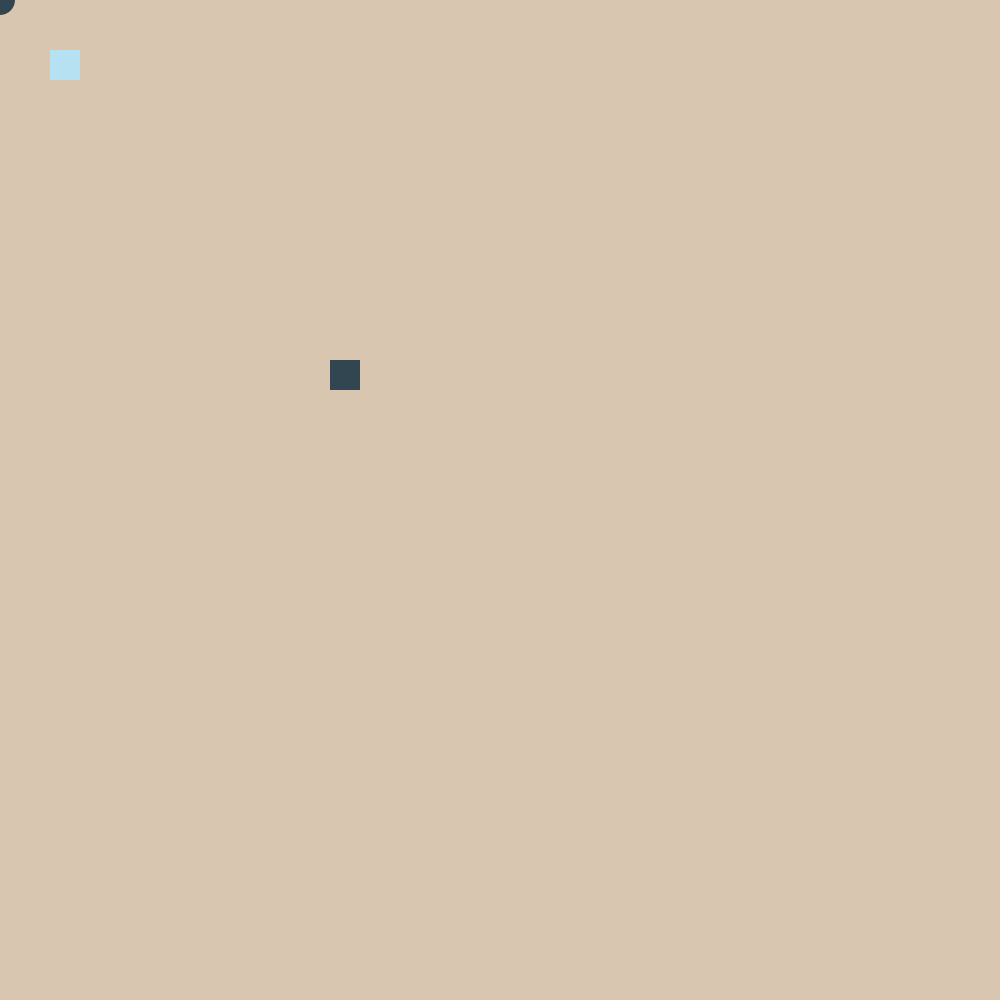
Frame 1 (no input)
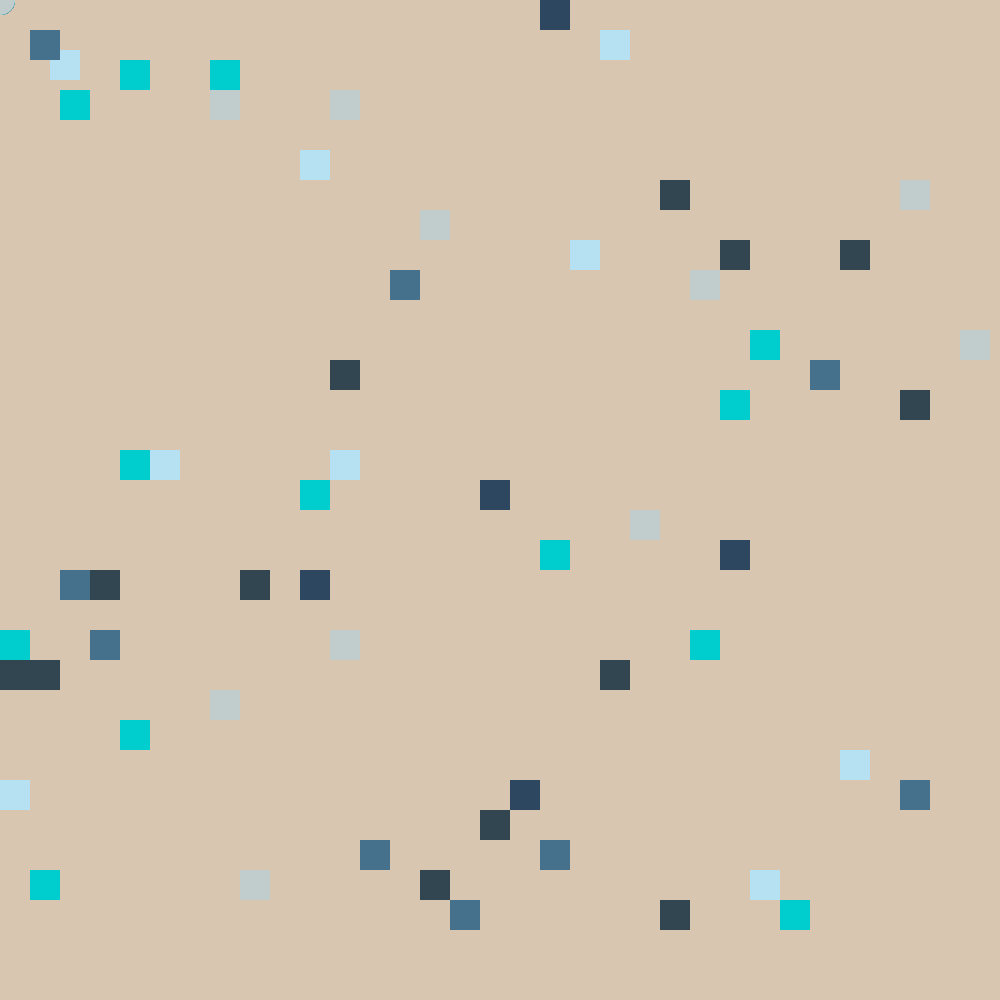
Frame 60 (the mouse pressed at the canvas centre just before this capture)
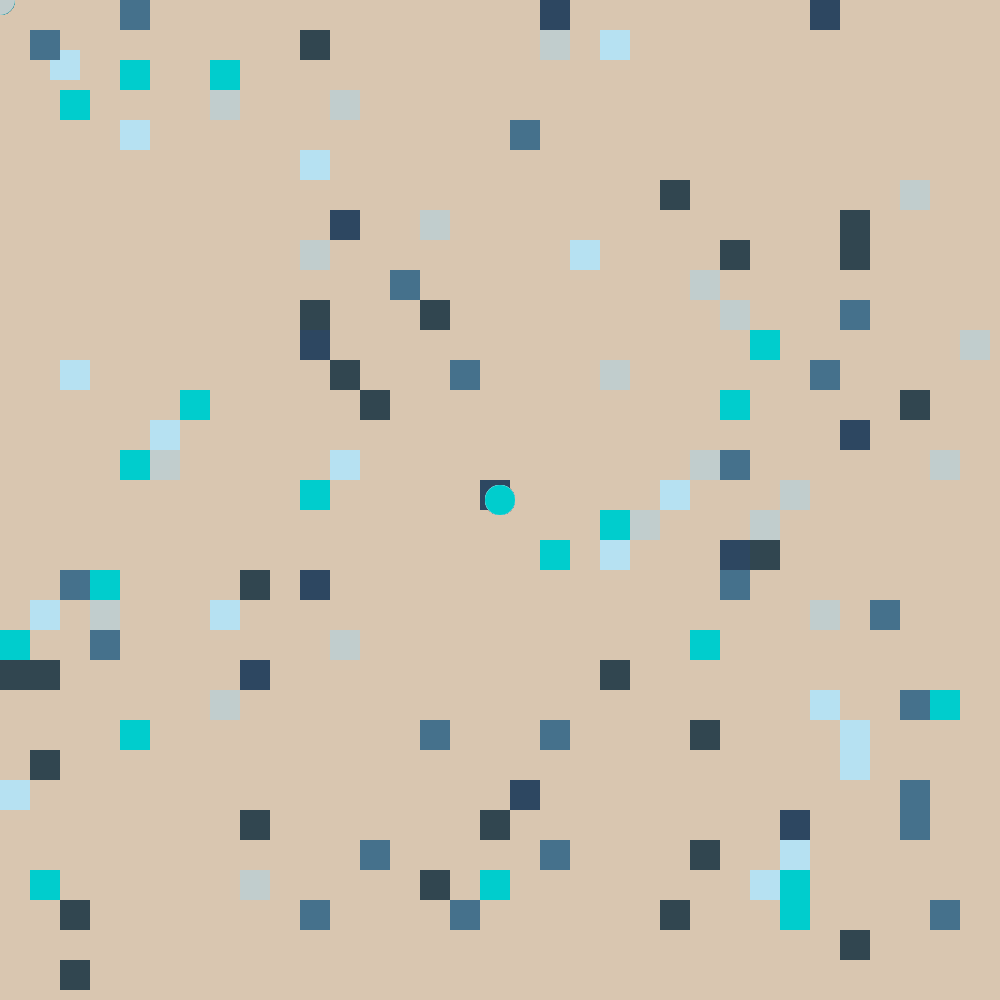
Frame 120 (the mouse held since frame 60 and released just before this capture)

The Processing sketch that drew these frames (run headless with seeded random() and noise(); from frame 60 on, the mouse is pressed at the canvas centre):

// Processing sketch: processing_156565
// ── processing_156565.pde


color[] blue = {#D9C6B0, #314650, #2D4761, #45718C, #B6E1F2,#C1CDCD,#00CDCD};
color[] palette = blue;


int s = 30;

void setup(){
  size(1000, 1000);
  background(palette[0]);
  smooth();
  noStroke();
  frameRate(15);

    
  for(int x = 0; x < width; x += s){
    for(int y = 0; y < height; y += s) {
      fill(palette[int(random(1, 5))]);
      rect(50, 50, s, s);
    }
  }
}

void draw(){
  fill(palette[int(random(1, 7))]);
  int x = int(random(width/s))*s;
  int y = int(random(height/s))*s;
  rect(x, y, s, s);
  
  
  
  ellipse(mouseX,mouseY,s,s);
}
